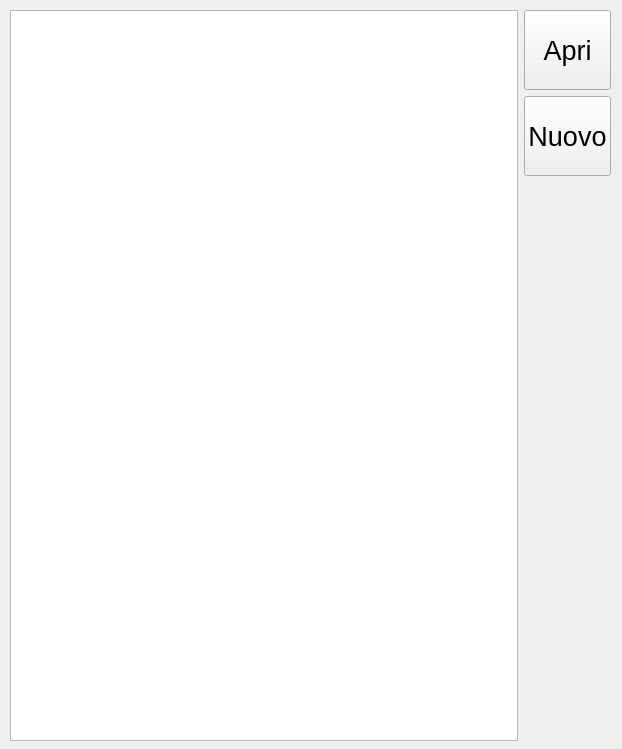
<?xml version="1.0" encoding="UTF-8"?>
<ui version="4.0">
 <class>vista_dipendenti</class>
 <widget class="QWidget" name="vista_dipendenti">
  <property name="geometry">
   <rect>
    <x>0</x>
    <y>0</y>
    <width>622</width>
    <height>749</height>
   </rect>
  </property>
  <property name="windowTitle">
   <string>Dipendenti</string>
  </property>
  <widget class="QWidget" name="horizontalLayoutWidget">
   <property name="geometry">
    <rect>
     <x>10</x>
     <y>10</y>
     <width>601</width>
     <height>731</height>
    </rect>
   </property>
   <layout class="QHBoxLayout" name="horizontalLayout">
    <item>
     <widget class="QListView" name="lista_dipendenti"/>
    </item>
    <item>
     <layout class="QVBoxLayout" name="verticalLayout">
      <item>
       <widget class="QPushButton" name="bottone_apri">
        <property name="minimumSize">
         <size>
          <width>0</width>
          <height>80</height>
         </size>
        </property>
        <property name="font">
         <font>
          <pointsize>20</pointsize>
         </font>
        </property>
        <property name="text">
         <string>Apri</string>
        </property>
       </widget>
      </item>
      <item>
       <widget class="QPushButton" name="bottone_nuovo">
        <property name="minimumSize">
         <size>
          <width>0</width>
          <height>80</height>
         </size>
        </property>
        <property name="font">
         <font>
          <pointsize>20</pointsize>
         </font>
        </property>
        <property name="text">
         <string>Nuovo</string>
        </property>
       </widget>
      </item>
      <item>
       <spacer name="verticalSpacer">
        <property name="orientation">
         <enum>Qt::Vertical</enum>
        </property>
        <property name="sizeHint" stdset="0">
         <size>
          <width>20</width>
          <height>40</height>
         </size>
        </property>
       </spacer>
      </item>
     </layout>
    </item>
   </layout>
  </widget>
 </widget>
 <resources/>
 <connections/>
</ui>
